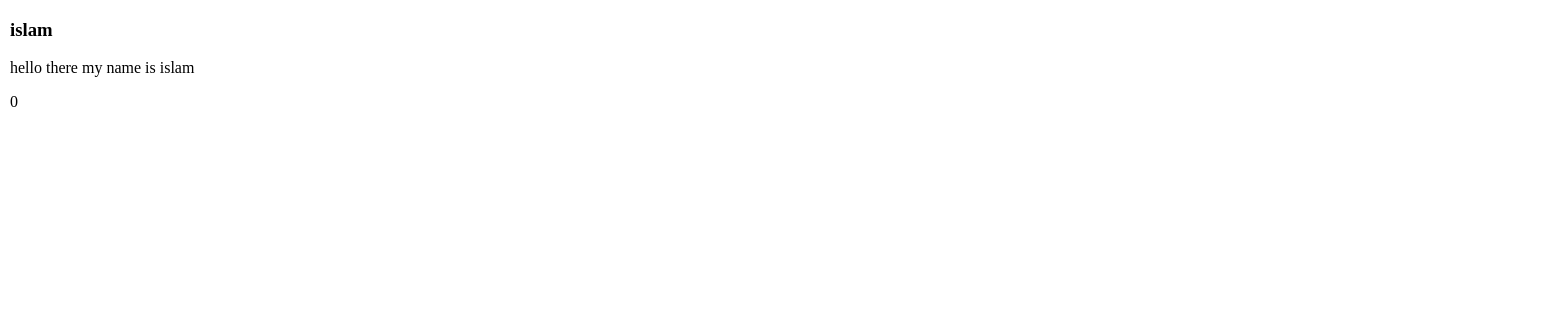
Page /post/profile/ (signed in) on the earlier database version.
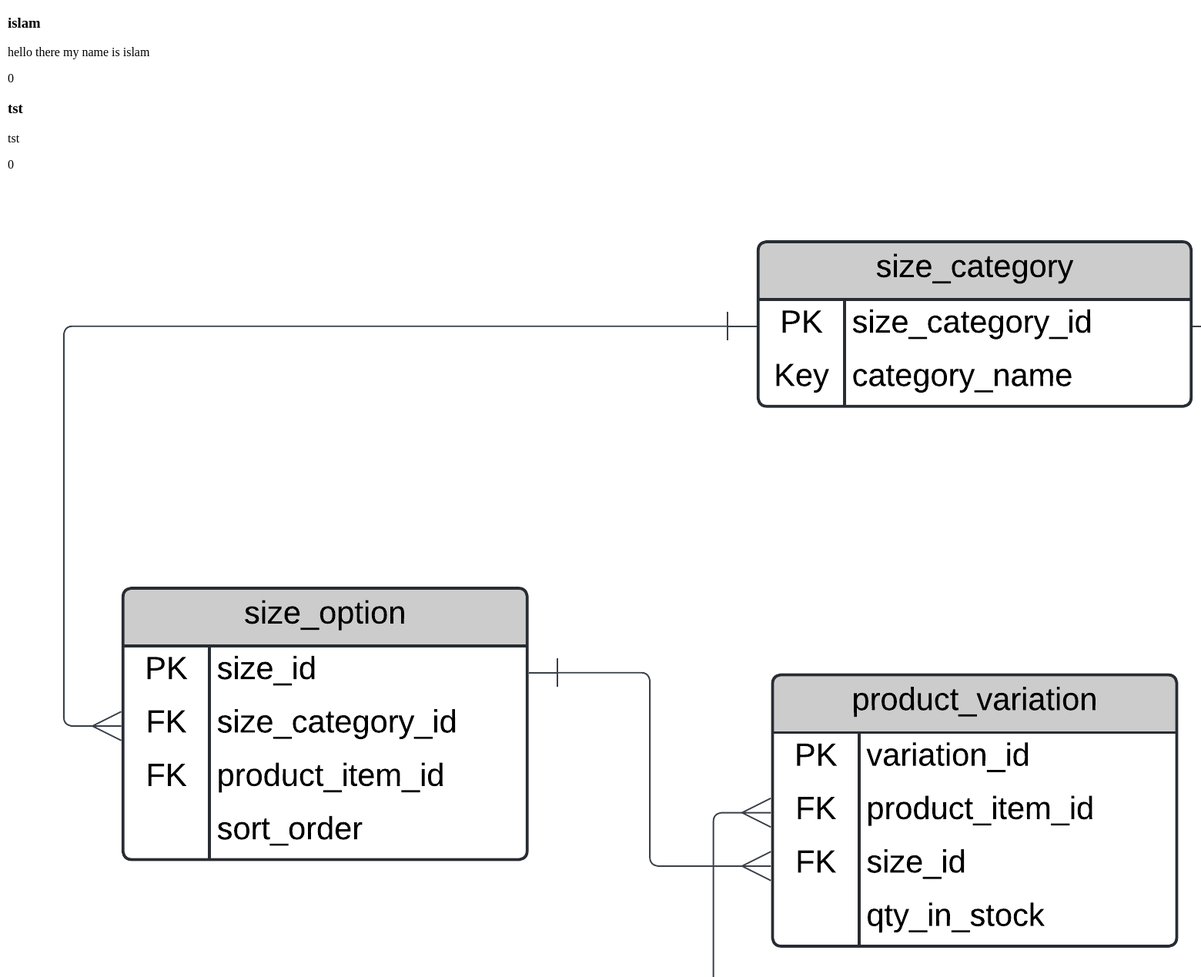
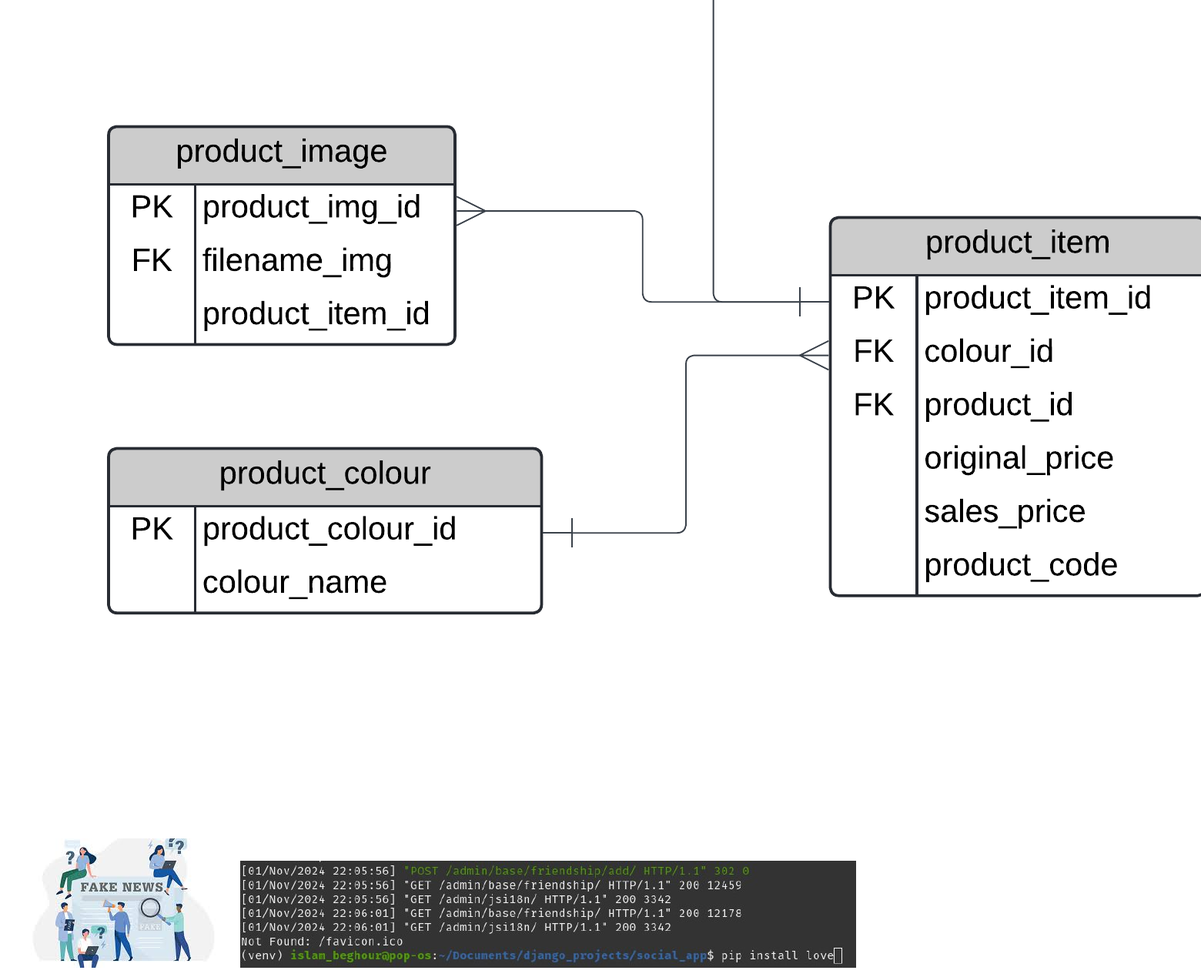
Same page on the later database version (2 pictures, top to bottom).
### posts/models.py (models this page shows, shortened)
class Post(models.Model):
    author = models.ForeignKey(User, on_delete=models.CASCADE, related_name='posts')
    title = models.CharField(max_length=255, blank=True, null=True)
    content = models.TextField(blank=True, null=True)
    created_at = models.DateTimeField(auto_now_add=True)
    updated_at = models.DateTimeField(auto_now=True)

class PostImage(models.Model):
    post = models.ForeignKey(Post, on_delete=models.CASCADE, related_name='images')
    image = models.ImageField(upload_to='post_images/')
    uploaded_at = models.DateTimeField(auto_now_add=True)

### posts/views.py (the view)
# urls.py: path('profile/',Profile_posts,name="profile"),
@login_required
def Profile_posts(request):
    try:
        user = User.objects.get(id = request.user.id)
    except User.DoesNotExist:
        messages.error(request,"User not found")
    posts_with_likes = Post.objects.filter(author = user).prefetch_related("likes","images").annotate(like_count = Count("likes"))
    return render(request,"profile.html",{"posts_with_likes":posts_with_likes})

### posts/templates/profile.html (shortened to what this page needs)
<!DOCTYPE html>
<html lang="en">
<head>
</head>
<body>
    <div class="profile_tst">
        {% for post in posts_with_likes %}
        <legend>
        <h3>
            {{post.title}}
        </h3>
        <p>{{post.content}} </p>
        <p>{{post.like_count}} </p>
    </legend>
        <div class="post-imgs">
            {% for image in post.images.all %}
            <img src="{{ image.image.url }}" alt="Image for {{ post.title }}">
            {% endfor %}
        </div>
        {% endfor %}
    </div>
</body>
</html>

Differences in the rows shown:
added Post: title "tst", content "tst", like_count "0"
added PostImage: image (picture)
added PostImage: image (picture)
added PostImage: image (picture)
